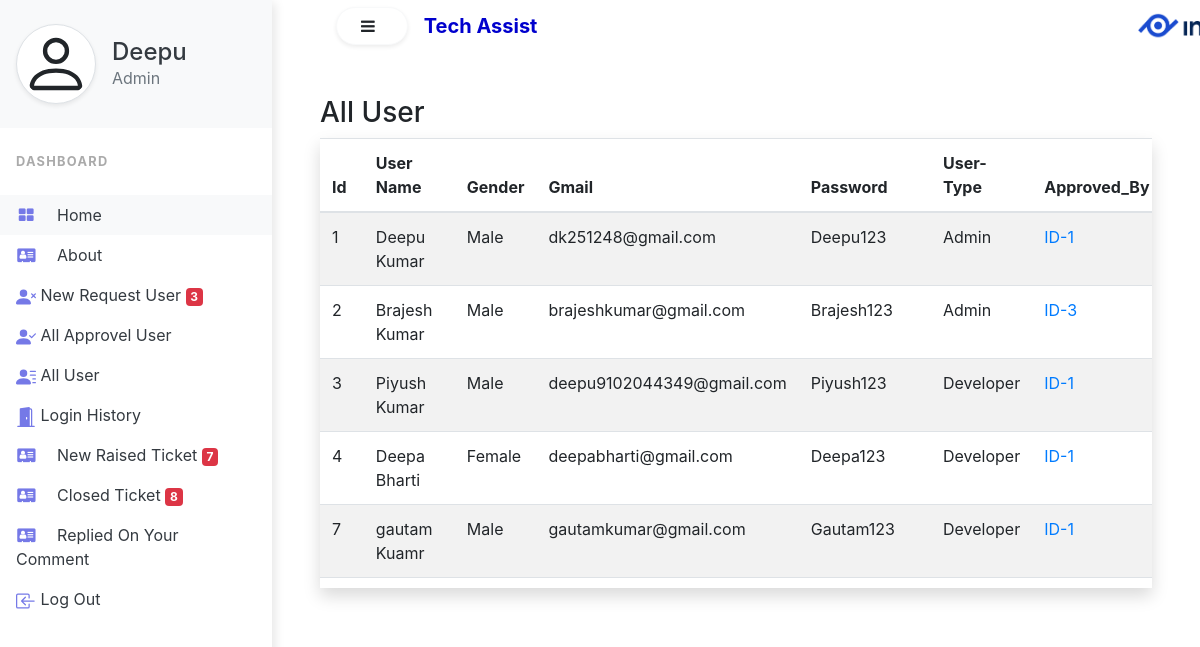
Before: /alluser/ (signed in) with the older database file.
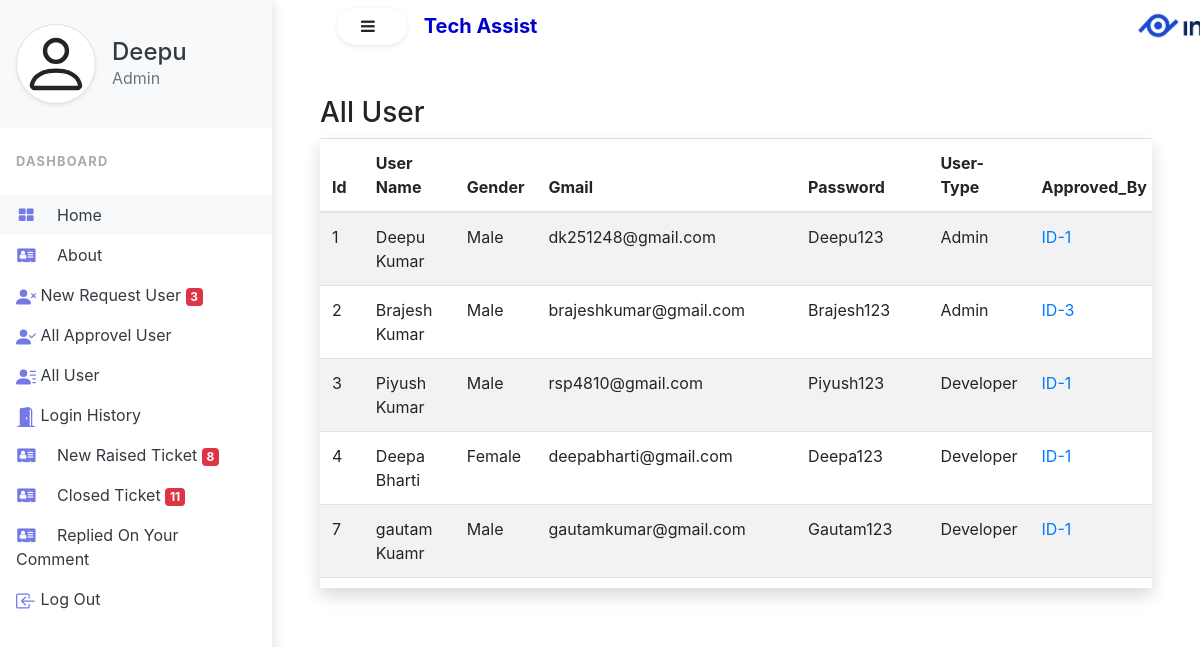
After: the same page with the newer database file.
### Help/models.py (models this page shows, shortened)
class UserModel(models.Model):
    first_name = models.CharField(max_length=100)
    mid_name = models.CharField(max_length=100, blank=True)
    last_name = models.CharField(max_length=100)
    gender = models.CharField(max_length=10)
    email = models.EmailField(max_length=100, unique=True)
    user_type = models.CharField(max_length=100, choices=USERTYPE)
    password = models.CharField(max_length=100, default=None)
    approved_by = models.CharField(max_length=100, null=True, blank=True)
    approved_date = models.DateField(auto_now=False, auto_now_add=False, null=True, blank=True )
    revoked_by = models.IntegerField(max_length=3, null=True, blank=True)
    revoke_date = models.DateField(auto_now=False, auto_now_add=False, null=True, blank=True)

### Help/views.py (the view)
# urls.py: path('alluser/', all_user),
def all_user(request):
    if request.session.get('name', 'None') == 'None':
        return redirect('/login/')
    if request.session['user_type'] != 'Admin':
        return redirect('/logout/')
    data = request.session.get('name')
    ut = request.session.get('user_type')
    new_request = UserModel.objects.filter(approved_by=None)
    tnr = len(new_request)
    all_apr = UserModel.objects.all()
    new_Raised_Ticket = TicketModel.objects.filter(status="New")
    nt = len(new_Raised_Ticket)
    closed_Ticket = TicketModel.objects.filter(status="Solved")
    ct = len(closed_Ticket)
    return render(request, 'alluser.html', {'all_apr': all_apr, 'data':data, 'ut':ut, 'tn': tnr, 'nt':nt,'ct':ct})

### Help/templates/alluser.html (shortened to what this page needs)
{% extends 'index.html' %}
{% block sidenavbar %}
<div class="vertical-nav bg-white" id="sidebar">
  <div class="py-4 px-3 mb-4 bg-light">
    <div class="media d-flex align-items-center">
      <div class="media-body">
          <a href="/adminprofile/" class="text-dark"><h4 class="m-0">{{ data }}</h4></a>
        <p class="font-weight-normal text-muted mb-0">{{ut}}</p>
      </div>
    </div>
  </div>
  <p class="text-gray font-weight-bold text-uppercase px-3 small pb-4 mb-0">Dashboard</p>
  <ul class="nav flex-column bg-white mb-0">
    <li class="nav-item">
      <a href="/" class="nav-link text-dark bg-light">
                <i class="fa fa-th-large mr-3 text-primary fa-fw"></i>
                home
            </a>
    </li>
    <li class="nav-item">
      <a href="#" class="nav-link text-dark">
                <i class="fa fa-address-card mr-3 text-primary fa-fw"></i>
                about
            </a>
    </li>
    <li class="nav-item">
      <a href="/viewnewrequest/" class="nav-link text-dark">
                New Request User <span class="badge badge-danger" id="NewUserRequest">{{ tn }}</span>
            </a>
    </li>
    <li class="nav-item">
      <a href="/viewapprovel/" class="nav-link text-dark">
                All Approvel User
            </a>
    </li>
      <li class="nav-item">
      <a href="/alluser/" class="nav-link text-dark text-dark">
                All User
            </a>
    </li>
       <li class="nav-item">
      <a href="/loginhistory" class="nav-link text-dark text-dark">
                Login History
            </a>
    </li>
      <li class="nav-item">
      <a href="/newraisedticketadmin/" class="nav-link text-dark">
                <i class="fa fa-address-card mr-3 text-primary fa-fw"></i>
                New Raised Ticket <span class="badge badge-danger" id="NofNewTicket">{{ nt }}</span>
            </a>
    </li>
      <li class="nav-item">
      <a href="/showclosedticketadmin/" class="nav-link text-dark">
                <i class="fa fa-address-card mr-3 text-primary fa-fw"></i>
                Closed Ticket <span class="badge badge-danger" id="ClosedTicket">{{ ct }}</span>
            </a>
        </li>
      <li class="nav-item">
      <a href="/repliedasmincomment/" class="nav-link text-dark">
                <i class="fa fa-address-card mr-3 text-primary fa-fw"></i>
                Replied On Your Comment
            </a>
    </li>
      <li class="nav-item">
      <a href="/logout/" class="nav-link text-dark">
                Log Out
            </a>
    </li>
  </ul>
</div>
{% endblock sidenavbar %}
{% block item %}
<h3>All User</h3>
  <table class="table table-striped shadow table-fixed">
    <thead>
    <tr>
      <th>Id</th>
      <th >User Name</th>
      <th>Gender</th>
      <th>Gmail</th>
      <th>Password</th>
      <th>User-Type</th>
      <th>Approved_By</th>
    </tr>
    </thead>
    <tbody>
    {% for i in all_apr %}
    <tr>
      <td>{{ i.id }}</td>
      <td >{{ i.first_name}} {{ i.mid_name}} {{ i.last_name }}</td>
      <td>{{ i.gender }}</td>
      <td>{{ i.email }}</td>
      <td>{{ i.password }}</td>
      <td>{{ i.user_type}}</td>
        <td><a href="/approved/{{ i.approved_by }}/">ID-{{ i.approved_by}}</a></td>
    </tr>
    {% endfor %}
    </tbody>
  </table>
{% endblock item %}

Changed rows visible on the page:
changed UserModel "Piyush": email "deepu9102044349@gmail.com" → "rsp4810@gmail.com"
Other visible differences:
{{ nt }}: "7" → "8"
{{ ct }}: "8" → "11"
